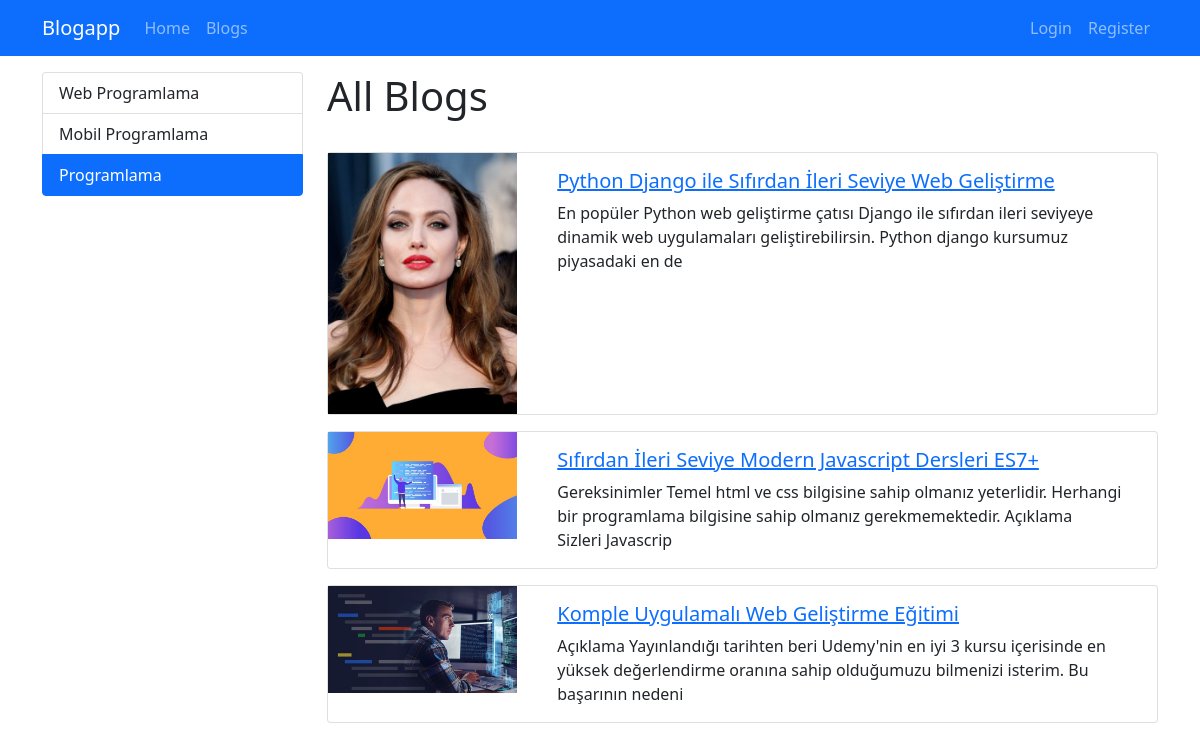
The page /category/programlama on the database its author committed.
### blog/models.py (models this page shows, shortened)
class Category (models.Model):
    name = models.CharField(max_length=150)
    slug=models.SlugField(null=False,blank=True,unique=True,db_index=True,editable=False)

class Blog(models.Model):
    title = models.CharField(max_length=200)
    image = models.ImageField(upload_to="blogs")
    description = RichTextField()
    is_active = models.BooleanField(default=False)
    is_home = models.BooleanField(default=False)
    slug=models.SlugField(null=False,blank=True,unique=True,db_index=True,editable=False)
    categories=models.ManyToManyField(Category,blank=True)

### blog/views.py (the view)
def blog_by_category (request,slug):
  data = {
    "Blogs": Category.objects.get(slug=slug).blog_set.all(),
    "Categories": Category.objects.all(),
    "selected_category": slug
  }
  return render(request,"blog/blogs.html",data)

### blog/templates/blog/blogs.html
{% extends "base.html" %}
{% load static %}
{% block content %}
<div class="container mt-3">
    <div class="row">
        <div class="col-3">
            {% include 'partials/_categories.html' %}
        </div>
        <div class="col-9">
            <h1>All Blogs </h1><br>
            {% if Blogs|length > 0 %}
            {%for blog in Blogs %}
                {%if blog.is_active %}
                    {% include 'blog/partials/_blog.html' %}
                {% endif %}
            {% endfor %}
            {% else %}
            <div class="alert alert-warning">No Blogs</div>
            {% endif %}
        </div>
    </div>
</div>
{% endblock %}

### templates/base.html (shortened to what this page needs)
{% load static %}
<!DOCTYPE html>
<html lang="en">
<head>
    <link rel="stylesheet" href="{% static 'blog/css/style.css' %}">
    <link rel="stylesheet" href="{% static 'css/bootstrap.min.css' %}">
</head>
<body>
  {% include 'partials/_navbar.html' %}
    {% block content %} {% endblock %}
</body>
</html>

### templates/partials/_navbar.html (shortened to what this page needs)
<nav class="navbar navbar-dark bg-primary navbar-expand-lg ">
    <div class="container">
        <a class="navbar-brand" href="{% url 'home' %}">Blogapp</a>
        <div class="collapse navbar-collapse" id="navbar">
           <ul class="navbar-nav me-auto">
            <li class="nav-item">
                <a class="nav-link" href="{% url 'home' %}">Home</a>
            </li>
            <li class="nav-item">
                <a class="nav-link" href="{% url 'blogs' %}">Blogs</a>
            </li>
           </ul>
           <ul class="navbar-nav ms-auto">
            {% if user.is_authenticated %}
            <li class="nav-item">
                <a class="nav-link" href="{% url 'logout' %}">Logout</a>
            </li>
            <li class="nav-item">
                <a class="nav-link" href="">Welcome, {{user.get_full_name|title}}</a>
            </li>
            {% else %}
            <li class="nav-item">
                <a class="nav-link" href="{% url 'login' %}">Login</a>
            </li>
            <li class="nav-item">
                <a class="nav-link" href="{% url 'register' %}">Register</a>
            </li>
            {% endif %}
           </ul>
        </div>
    </div>
</nav>

### templates/partials/_categories.html
<div class="list-group">
    {%for category in Categories %}
       {% if category.slug == selected_category %}
       <a class="list-group-item list-group-action active" href="{% url 'blog_by_category' category.slug %}">{{category.name|title}}</a>
       {% else %}
       <a class="list-group-item list-group-action" href="{% url 'blog_by_category' category.slug %}">{{category.name|title}}</a>
       {% endif %}
    {% endfor %}
</div>

### blog/templates/blog/partials/_blog.html
{% load static %}
<div class="card mb-3">
    <div class="row">
        <div class="col-md-3">
            <img src="{{blog.image.url}}" alt=""  class="img-fluid" >
        </div>
        <div class="col-md-9">
            <div class="card-body">
                <h5 class="card-title">
                    <a href="{% url 'blog_details' blog.slug %}">
                      {{blog.title}}</a>
                </h5>
                <p class="card-text">{{blog.description|safe|striptags|slice:"0:200"}}</p>
            </div>
        </div>
    </div>
</div>

### rows shown on the page
Category: name "Web Programlama"
Category: name "Mobil Programlama"
Category: name "Programlama"
Blog: image (picture), title "Python Django ile Sıfırdan İleri Seviye Web Geliştirme", description "En popüler Python web geliştirme çatısı Django ile sıfırdan ileri seviyeye dinamik web uygulamaları geliştirebilirsin. Python django kursumuz piyasadaki en de"
Blog: image (picture), title "Sıfırdan İleri Seviye Modern Javascript Dersleri ES7+", description "Gereksinimler Temel html ve css bilgisine sahip olmanız yeterlidir. Herhangi bir programlama bilgisine sahip olmanız gerekmemektedir. Açıklama Sizleri Javascrip"
Blog: image (picture), title "Komple Uygulamalı Web Geliştirme Eğitimi", description "Açıklama Yayınlandığı tarihten beri Udemy'nin en iyi 3 kursu içerisinde en yüksek değerlendirme oranına sahip olduğumuzu bilmenizi isterim. Bu başarının nedeni"
